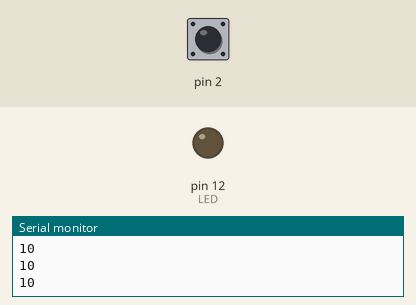
Simulated run of this sketch. Board: Arduino Uno, built with avr-gcc and run on an emulated ATmega328P. Shown: output pins drawn as LEDs (lit = HIGH), the last lines printed to the serial monitor. The inputs (shaded band) are chosen by the test bench; at power-on: pin 2 HIGH.

Above: at 1.2 s.
1.3 s: pin 2 pulled LOW for 0.15 s
At 1.38 s:
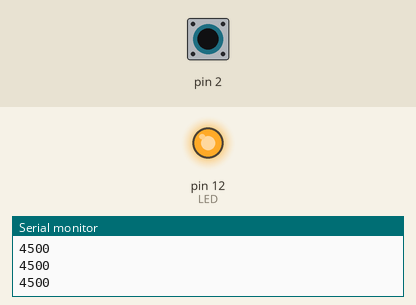
2.9 s: pin 2 pulled LOW for 3.2 s
At 6.7 s:
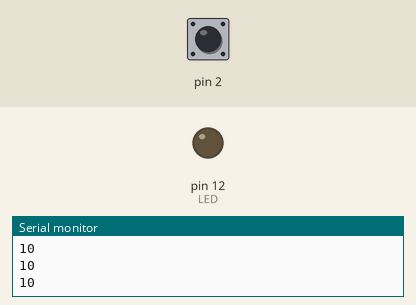
Timing chart, 0 to 8.2 s (numbered marks = the images above; inputs shaded):
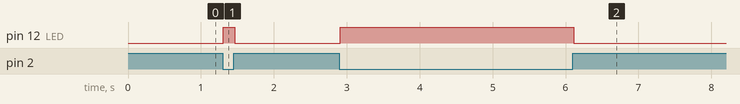

Measured:
- after the input at 1.3 s, pin 12 (LED): LOW → HIGH at once, → LOW 0.16 s later
- after the input at 2.9 s, pin 12 (LED): LOW → HIGH at once, → LOW 3.2 s later

The sketch:

touchy-feely_lamp.ino
```cpp
#include <CapacitiveSensor.h>
CapacitiveSensor capSensor = CapacitiveSensor(4, 2);

int threshold = 1000;
const int LED = 12;

void setup() {
  Serial.begin(9600);
  pinMode(LED, OUTPUT);
}

void loop() {
  long sensorValue = capSensor.capacitiveSensor(30);
  Serial.println(sensorValue);
  digitalWrite(LED, sensorValue > threshold ? HIGH : LOW);
  delay(10);

}
```
